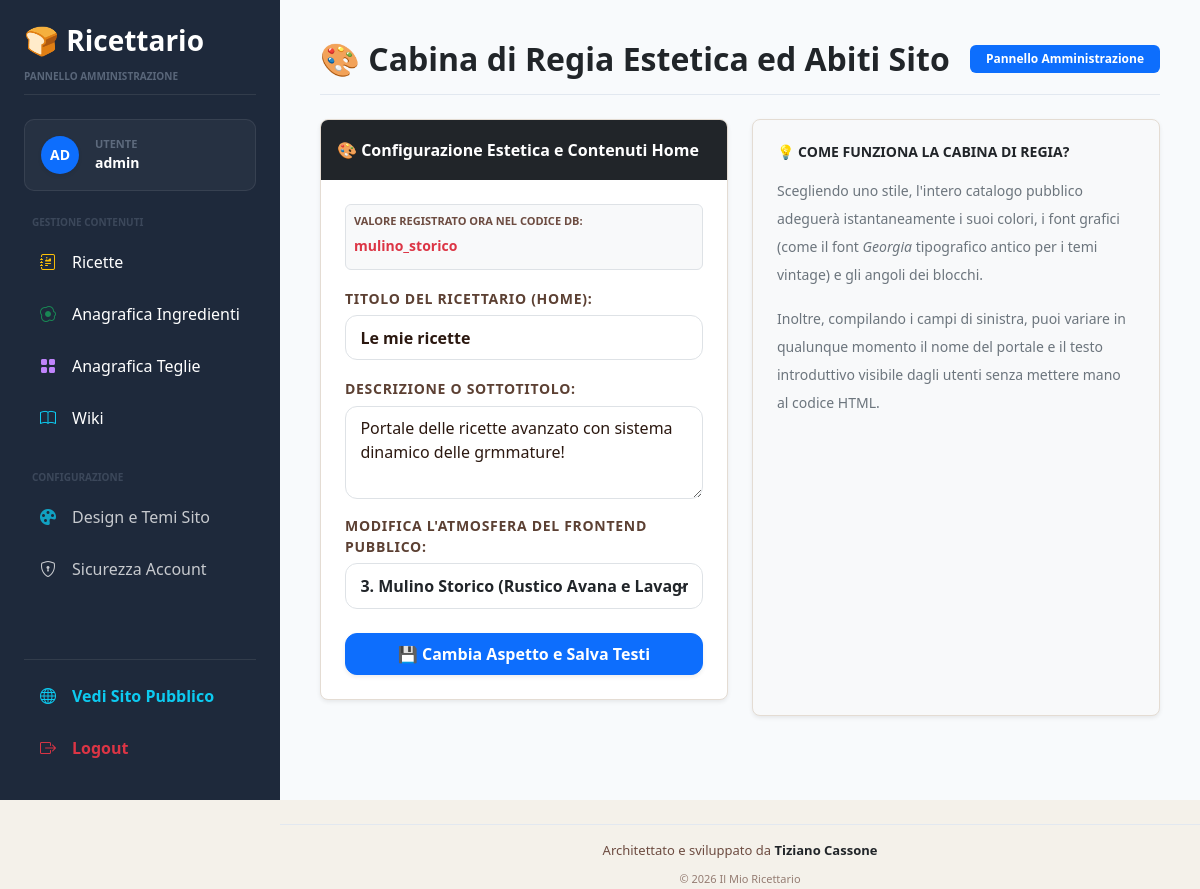
The app's page /admin/settings/theme (signed in), older data.
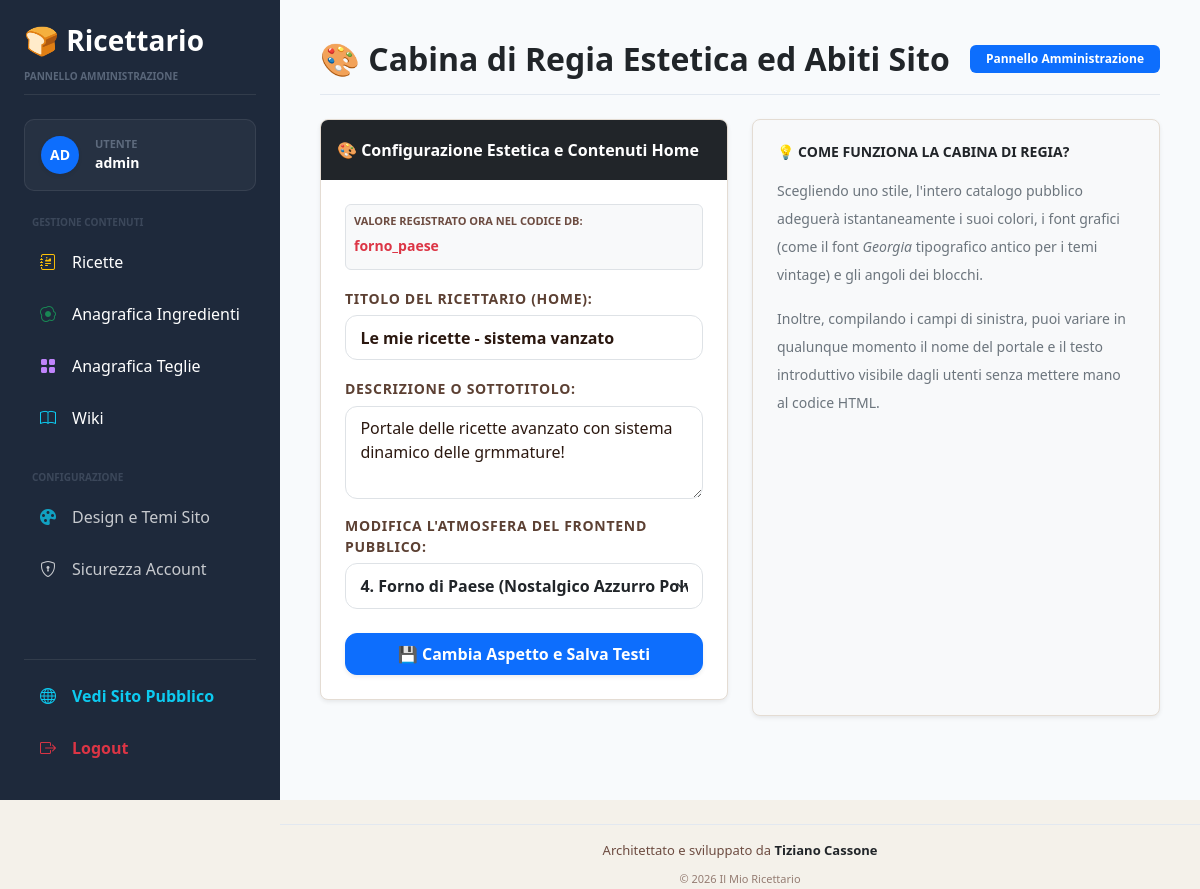
The same page, newer data.
### models/user.py (models this page shows, shortened)
class User(UserMixin, db.Model):
    __tablename__ = "users"
    id = db.Column(
        db.Integer,
        primary_key=True
    )
    username = db.Column(
        db.String(100),
        unique=True,
        nullable=False
    )
    password_hash = db.Column(
        db.String(255),
        nullable=False
    )
    is_admin = db.Column(
        db.Boolean,
        default=False
    )

### models/setting.py (models this page shows, shortened)
class Setting(db.Model):
    __tablename__ = "settings"
    id = db.Column(
        db.Integer,
        primary_key=True
    )
    fresh_to_dry_ratio = db.Column(
        db.Float,
        default=3.0
    )
    tangzhong_flour_percent = db.Column(
        db.Float,
        default=5.0
    )
    tangzhong_liquid_multiplier = db.Column(
        db.Float,
        default=5.0
    )
    site_name = db.Column(
        db.String(100),
        default="Il Mio Ricettario"
    )
    site_description = db.Column(
        db.Text,
        default="Esplora le nostre antiche formule bilanciate professionali."
    )
    default_unit = db.Column(
        db.String(20),
        default="g"
    )
    allow_public_recipes = db.Column(
        db.Boolean,
        default=True
    )
    theme_active = db.Column(
        db.String(50),
        default="modern"
    )

### routes/admin.py (the view, shortened to what this page needs)
@admin_bp.route("/settings/theme", methods=["GET", "POST"])
@login_required
def settings_theme():
    try:
        db.session.execute(db.text("ALTER TABLE settings ADD COLUMN theme_active VARCHAR(50) DEFAULT 'modern'"))
        db.session.commit()
    except Exception:
        db.session.rollback()
    try:
        db.session.execute(db.text("ALTER TABLE settings ADD COLUMN site_description TEXT"))
        db.session.commit()
    except Exception:
        db.session.rollback()
    setting = Setting.query.first()
    if not setting:
        setting = Setting(fresh_to_dry_ratio=3.0, theme_active="modern")
        db.session.add(setting)
        db.session.commit()
    setting = Setting.query.first()
    return render_template("admin/settings_theme.html", setting=setting)

### app.py (called while the page is built)
@login_manager.user_loader
def load_user(user_id):
    return db.session.get(
        User,
        int(user_id)
    )

@app.context_processor
def inject_global_settings():
    setting_record = Setting.query.order_by(Setting.id.desc()).first()
    return dict(
        settings_data=setting_record
    )

### templates/admin/settings_theme.html (shortened to what this page needs)
{% extends "base.html" %}
{% block page_title %}🎨 Cabina di Regia Estetica ed Abiti Sito{% endblock %}
{% block content %}
<div class="row g-4">
    <div class="col-lg-6">
        <div class="card shadow-sm border-0 bg-white rounded-3 mb-3">
            <div class="card-header bg-dark text-white fw-bold py-3">
                🎨 Configurazione Estetica e Contenuti Home
            </div>
            <div class="card-body p-4">
                <form method="post" action="{{ url_for('admin.settings_theme') }}">
                    <div class="mb-3 bg-light p-2 rounded border">
                        <span class="small text-muted fw-bold d-block" style="font-size: 11px;">VALORE REGISTRATO ORA NEL CODICE DB:</span>
                        <input type="text" class="form-control form-control-sm fw-bold text-danger border-0 bg-transparent p-0 shadow-none" value="{{ setting.theme_active if setting else 'Nessun record trovato' }}" readonly>
                    </div>
                    <div class="mb-3">
                        <label class="form-label fw-bold text-dark text-uppercase small">Titolo del Ricettario (Home):</label>
                        <input type="text" name="site_name" class="form-control fw-bold bg-white border shadow-none"
                               value="{{ setting.site_name if setting and setting.site_name else '' }}" placeholder="Es. L'Arte Bianca - Ricettario Dinamico">
                    </div>
                    <div class="mb-3">
                        <label class="form-label fw-bold text-dark text-uppercase small">Descrizione o Sottotitolo:</label>
                        <textarea name="site_description" class="form-control bg-white border shadow-none small" rows="3" placeholder="Es. Esplora le nostre antiche formule bilanciate... Built with love.">{{ setting.site_description if setting and setting.site_description else '' }}</textarea>
                    </div>
                    <div class="mb-4">
                        <label class="form-label fw-bold text-dark text-uppercase small">Modifica l'atmosfera del Frontend pubblico:</label>
                        <select name="theme_active" class="form-select form-select-md fw-bold text-dark bg-white border shadow-none">
                            <option value="mulino_storico" {% if setting and setting.theme_active == 'mulino_storico' %}selected="selected"{% endif %}>3. Mulino Storico (Rustico Avana e Lavagna)</option>
                            <option value="forno_paese" {% if setting and setting.theme_active == 'forno_paese' %}selected="selected"{% endif %}>4. Forno di Paese (Nostalgico Azzurro Polvere e Ocra)</option>
                        </select>
                    </div>
                    <div class="d-grid">
                        <button type="submit" class="btn btn-primary fw-bold py-2 shadow-sm">💾 Cambia Aspetto e Salva Testi</button>
                    </div>
                </form>
            </div>
        </div>
    </div>
    <div class="col-lg-6">
        <div class="card shadow-sm border-0 bg-light p-4 rounded-3 h-100">
            <h5 class="fw-bold mb-3 text-dark text-uppercase small">💡 Come funziona la cabina di regia?</h5>
            <p class="small text-secondary lh-lg mb-3">Scegliendo uno stile, l'intero catalogo pubblico adeguerà istantaneamente i suoi colori, i font grafici (come il font <em>Georgia</em> tipografico antico per i temi vintage) e gli angoli dei blocchi.</p>
            <p class="small text-secondary lh-lg">Inoltre, compilando i campi di sinistra, puoi variare in qualunque momento il nome del portale e il testo introduttivo visibile dagli utenti senza mettere mano al codice HTML.</p>
        </div>
    </div>
</div>
{% endblock %}

### templates/base.html (shortened to what this page needs)
<!DOCTYPE html>
<html lang="it">
<head>
    <link href="https://cdn.jsdelivr.net/npm/bootstrap@5.3.0/dist/css/bootstrap.min.css" rel="stylesheet">
    <link href="https://cdn.quilljs.com/1.3.6/quill.snow.css" rel="stylesheet">
    <link rel="stylesheet" href="{{ url_for('static', filename='css/admin.css') }}">
    <link rel="stylesheet" href="https://cdn.jsdelivr.net/npm/bootstrap-icons@1.11.3/font/bootstrap-icons.min.css">
</head>
<body class="{% if not request.path.startswith('/admin') and settings_data %}{{ settings_data.theme_active }}{% endif %}">
{% if current_user.is_authenticated and request.path.startswith('/admin') %}
    <div class="sidebar d-flex flex-column justify-content-between p-4"
         style="width: 280px; position: fixed; height: 100vh; background: #1e293b; color: #fff; z-index: 1000;">
        <div>
            <div class="mb-4 pb-2 border-bottom border-secondary border-opacity-25">
                <h3 class="mb-1 text-white fw-bold">🍞 Ricettario</h3>
                <small class="text-uppercase tracking-wider fw-semibold opacity-50" style="font-size: 10px; color: #94a3b8;">Pannello Amministrazione</small>
            </div>
            <div class="mb-4 p-3 d-flex align-items-center gap-3" style="background: rgba(255, 255, 255, 0.04); border: 1px solid rgba(255, 255, 255, 0.08); border-radius: 10px;">
                <div class="bg-primary rounded-circle d-flex align-items-center justify-content-center text-white fw-bold shadow-sm" style="width: 38px; height: 38px; font-size: 14px;">
                    {{ current_user.username[:2].upper() }}
                </div>
                <div>
                    <div style="font-size: 11px; color: #94a3b8;" class="text-uppercase fw-bold opacity-50">Utente</div>
                    <div class="fw-bold text-white small">{{ current_user.username }}</div>
                </div>
            </div>
            <div class="nav flex-column gap-1 mb-4">
                <span class="text-uppercase tracking-wider fw-bold px-2 mb-2 opacity-25" style="font-size: 10px; color: #94a3b8;">Gestione Contenuti</span>
                <a href="{{ url_for('admin.recipes') }}" class="nav-link text-white rounded px-3 py-2 d-flex align-items-center gap-3 hover-sidebar">
                    <i class="bi bi-journal-richtext text-warning"></i><span>Ricette</span>
                </a>
                <a href="{{ url_for('admin.master_ingredients_view') }}" class="nav-link text-white rounded px-3 py-2 d-flex align-items-center gap-3 hover-sidebar">
                    <i class="bi bi-egg-fried text-success"></i><span>Anagrafica Ingredienti</span>
                </a>
                <a href="{{ url_for('admin.master_pans_view') }}" class="nav-link text-white rounded px-3 py-2 d-flex align-items-center gap-3 hover-sidebar">
                    <i class="bi bi-grid-fill text-purple" style="color: #c084fc !important;"></i><span>Anagrafica Teglie</span>
                </a>
                <a href="{{ url_for('admin.wiki_list') }}" class="nav-link text-white rounded px-3 py-2 d-flex align-items-center gap-3 hover-sidebar">
                    <i class="bi bi-book text-info"></i><span>Wiki</span>
                </a>
            </div>
            <div class="nav flex-column gap-1">
                <span class="text-uppercase tracking-wider fw-bold px-2 mb-2 opacity-25" style="font-size: 10px; color: #94a3b8;">Configurazione</span>
                <a href="{{ url_for('admin.settings_theme') }}" class="nav-link text-white rounded px-3 py-2 d-flex align-items-center gap-3 opacity-75 hover-sidebar">
                    <i class="bi bi-palette-fill text-info"></i><span>Design e Temi Sito</span>
                </a>
                <a href="{{ url_for('admin.change_password') }}" class="nav-link text-white rounded px-3 py-2 d-flex align-items-center gap-3 opacity-75 hover-sidebar">
                    <i class="bi bi-shield-lock"></i><span>Sicurezza Account</span>
                </a>
            </div>
        </div>
        <div class="pt-3 border-top border-secondary border-opacity-25 nav flex-column gap-1">
            <a href="{{ url_for('recipes.list_recipes') }}" target="_blank" class="nav-link text-info rounded px-3 py-2 d-flex align-items-center gap-3 hover-sidebar fw-semibold small">
                <i class="bi bi-globe"></i><span>Vedi Sito Pubblico</span>
            </a>
            <a href="{{ url_for('admin.logout') }}" class="nav-link text-danger rounded px-3 py-2 d-flex align-items-center gap-3 hover-sidebar fw-semibold small">
                <i class="bi bi-box-arrow-right"></i><span>Logout</span>
            </a>
        </div>
    </div>
    <div class="main-content" style="margin-left: 280px; padding: 40px; min-height: 100vh; background: #f8fafc;">
        <div class="d-flex justify-content-between align-items-center mb-4 pb-3 border-bottom" style="border-color: #e2e8f0 !important;">
            <div><h2 class="fw-bold text-dark mb-0">{% block page_title %}{% endblock %}</h2></div>
            <div><span class="badge bg-primary px-3 py-2">Pannello Amministrazione</span></div>
        </div>
{% elif current_user.is_authenticated and not request.path.startswith('/admin') %}
    <div class="container py-3">
{% else %}
    <div class="container py-4">
{% endif %}
    {% block content %}
    {% endblock %}
</div>
{% if current_user.is_authenticated and request.path.startswith('/admin') %}
    <div class="container-fluid mt-4 text-center text-muted pt-3 border-top" style="border-color: #e2e8f0 !important; margin-left: 280px; max-width: calc(100% - 280px);">
        <div class="mb-1" style="font-size: 13px;">Architettato e sviluppato da <strong class="text-dark">Tiziano Cassone</strong></div>
        <small style="font-size: 11px; opacity: 0.7;">© 2026 Il Mio Ricettario</small>
    </div>
{% endif %}
</body>
</html>

### static/css/admin.css (style rules this page uses)
body { background: #f4f1ea; font-family: 'Segoe UI', Arial, sans-serif; color: #3e2723; }
.sidebar { position: fixed; top: 0; left: 0; width: 260px; height: 100vh; background: #2e1c0c; color: white; padding: 20px; }
.sidebar h3 { margin-bottom: 10px; font-weight: 700; color: #f59e0b; }
.sidebar a { display: block; color: #e5e7eb; text-decoration: none; padding: 12px; border-radius: 10px; margin-bottom: 8px; transition: .2s; }
.main-content { margin-left: 280px; padding: 40px; }
.card { border: 1px solid #e4dcd3 !important; border-radius: 18px; box-shadow: 0 6px 20px rgba(74, 50, 26, 0.05); background-color: #fdfbf9; overflow: hidden; }
.form-control, .form-select { border-radius: 12px; border: 1px solid #c2b4a6; padding: 0.6rem 0.9rem; background-color: #ffffff; color: #2b1810; font-weight: 500; transition: all 0.2s ease-in-out; }
.form-label { margin-bottom: 0.4rem; letter-spacing: 0.05em; color: #5c4033 !important; font-weight: 700 !important; }
.text-muted { color: #6d4c41 !important; font-weight: 500; }
.btn { border-radius: 12px; padding: 0.6rem 1.2rem; font-weight: 600; transition: all 0.2s ease-in-out; }
h1, h2, h3, h4, h5 { font-weight: 700; color: #2e1c0c; }
.card-header { height: 60px !important; display: flex !important; align-items: center !important; justify-content: space-between !important; padding-top: 0 !important; padding-bottom: 0 !important; border-bottom: none !important; }

### templates/base.html (style rules this page uses)
.hover-sidebar { transition: all 0.2s ease-in-out; }

Row changes from the older to the newer data that the page shows:
changed Setting "Portale delle ricette avanzato con sistema dinamico delle grmmature!": theme_active "mulino_storico" → "forno_paese"; site_name "Le mie ricette" → "Le mie ricette - sistema vanzato"; theme_active "3. Mulino Storico (Rustico Avana e Lavagna)" → "4. Forno di Paese (Nostalgico Azzurro Polvere e Ocra)"
